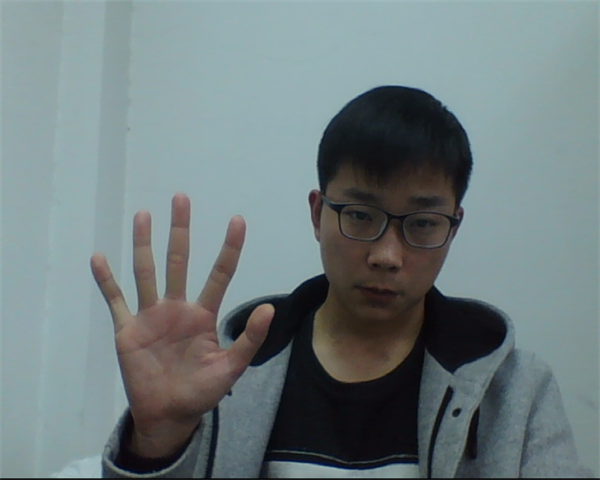
#> input picture picture/pic_2.bmp, 600 x 480 px, found by its file name
$ python test.py   (older library calls are emulated)
#> lines starting #> are read from the running program, lines starting #| are printed output that depends on the picture; after the words box and inside, x2 and y2 are one past the last pixel; in counts of white or black regions, pixels touching at a corner belong together
import cv2
import numpy as np
import os


def process_img(frame):
	#Processing pictures to extract contours
	frame_hsv = cv2.cvtColor(frame,cv2.COLOR_BGR2HSV)
	hand_lower = np.array([0,41,69])
	hand_upper = np.array([30,152,220])
	mask = cv2.inRange(frame_hsv,hand_lower,hand_upper)
	ret,mask = cv2.threshold(mask,127,255,0)
	kernel = np.ones((7,7),np.uint8)
	mask = cv2.morphologyEx(mask,cv2.MORPH_OPEN,kernel)
	mask = cv2.morphologyEx(mask,cv2.MORPH_CLOSE,kernel)
	mask = cv2.bilateralFilter(mask,5,75,75)
	return mask

def find_gra_centre(hull):
	#Obtain the center of gravity of the object to be detected
	x = 0
	y = 0
	for i in range(hull.shape[0]):
		x = x + hull[i][0][0]
		y = y + hull[i][0][1]
	gra_x = int(x/hull.shape[0])
	gra_y = int(y/hull.shape[0])
	gra_centre = (gra_x, gra_y)
	return gra_centre

def find_range_hull(hull):
	#Get the boundary of convex hull
	hull_array = np.array(hull)
	hull_array_t = hull_array[:,0,:]
	x_min ,y_min = np.min(hull_array_t,axis=0)
	x_max ,y_max = np.max(hull_array_t,axis=0)
	img_range = [x_min,y_min, x_max,  y_max]
	return img_range

def draw_rectangle(img, img_range):
	#draw rectangle to extract object
	border_x =  int((img_range[2] - img_range[0])/6)
	border_y =  int((img_range[3] - img_range[1])/6)
	x_min = img_range[0] - border_x
	y_min = img_range[1] - border_y
	x_max = img_range[2] + border_x
	y_max = img_range[3] + border_y
	cv2.rectangle(img,(x_min, y_min),(x_max, y_max), (0,255,0))

def get_max_contour(contours):
	#obtain the maximum contour
	max=0
	ci = 0
	for i in range(len(contours)):                              #
		cnt = contours[i]                                   #
		area = cv2.contourArea(cnt)                         #
		if area>max:                                        #
			max = area                                      #
			ci = i                                          #
		cnt = contours[ci]
	return cnt

def draw_convexitydefects(cnt):
	#find the convexity defects and draw circle to sign them
	hull = cv2.convexHull(cnt, returnPoints= False)
	defects = cv2.convexityDefects(cnt,hull)
	global count
	for i in range(defects.shape[0]):
		s,e,f,d = defects[i,0]
		#if d > 14000 and d<28000:
		start = tuple(cnt[s][0])
		end = tuple(cnt[e][0])
		far = tuple(cnt[f][0])
		cv2.circle(frame,far,5,[0,0,255],-1)
		count += 1

def getROI(frame, img_range, size):
	#get the region of interest of a picture and resize its zise
	border_x =  int((img_range[2] - img_range[0])/6)
	border_y =  int((img_range[3] - img_range[1])/6)
	x_min = img_range[0] - border_x
	y_min = img_range[1] - border_y
	x_max = img_range[2] + border_x
	y_max = img_range[3] + border_y
	ROI = frame[y_min:y_max,x_min:x_max]
	ROI = cv2.resize(ROI, (size[0], size[1]))
	return ROI


frame = cv2.imread('D:\\GitHub\\gesture_tracking\\picture\\pic_2.bmp')
#> frame is the input picture: shape (480, 600, 3); mean B, G, R 126.4, 124.9, 111.7
mask = process_img(frame)
#> in process_img, `frame_hsv = cv2.cvtColor(frame,cv2.COLOR_BGR2HSV)`: frame_hsv: shape (480, 600, 3); mean H, S, V 84.4, 49.3, 130
#> in process_img, `mask = cv2.inRange(frame_hsv,hand_lower,hand_upper)`:
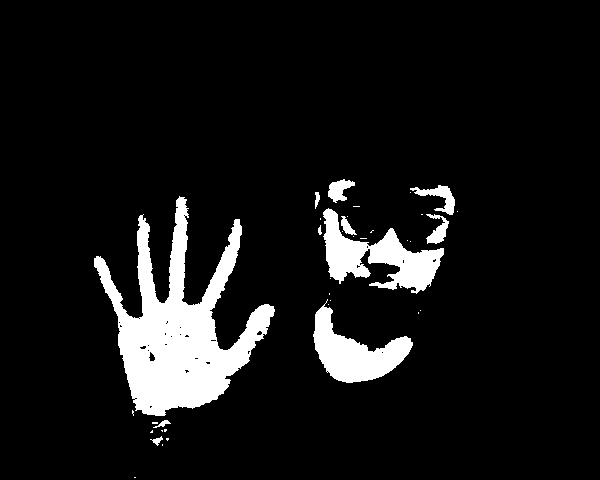
#> mask: shape (480, 600); 8.8% white; 37 white regions (26 under 20 px), largest, box (x1, y1, x2, y2) and area: (94, 196, 275, 416) 15655, (323, 208, 444, 294) 4359, (313, 299, 413, 383) 3643
#> in process_img, `mask = cv2.morphologyEx(mask,cv2.MORPH_OPEN,kernel)`: mask: shape (480, 600); 8.2% white; 7 white regions, largest, box (x1, y1, x2, y2) and area: (94, 199, 274, 416) 15270, (314, 308, 411, 383) 3575, (369, 231, 442, 290) 2249
#> in process_img, `mask = cv2.morphologyEx(mask,cv2.MORPH_CLOSE,kernel)`:
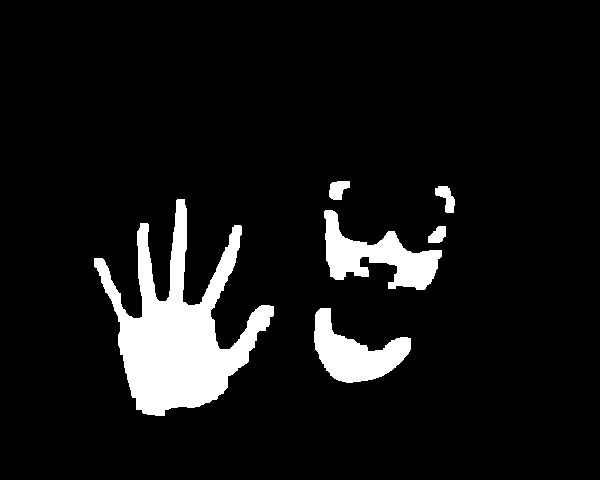
#> mask: shape (480, 600); 8.3% white; 6 white regions

_,contours,_ = cv2.findContours(mask,cv2.RETR_TREE,cv2.CHAIN_APPROX_SIMPLE)
#> contours = 6 contours; box (x1, y1, x2, y2) and area: (94, 199, 274, 416) 14876, (324, 210, 442, 290) 3918, (314, 308, 411, 383) 3434, (435, 186, 455, 213) 262, (329, 181, 350, 200) 254, (428, 226, 446, 243) 194

cnt = get_max_contour(contours)
#> the loop in get_max_contour, `for i in range(len(contours)):` made 6 passes
#> (area, max) on passes 1, 3, 4: (3434.5, 3434.5), (3917.5, 3917.5), (14875.5, 14875.5)
#> area on passes 2, 5, 6: 194.5, 261.5, 254.5
#> after the loop in get_max_contour, `for i in range(len(contours)):`: ci = 3; max = 14875.5
#> cnt = contour of 391 points, box (x1, y1, x2, y2) (94, 199, 274, 416), area 14876

epsilon = 0.25*cv2.arcLength(cnt,True)
#> epsilon = 312.9

approx = cv2.approxPolyDP(cnt,epsilon,True)
#> approx = [[184, 199]]

hull = cv2.convexHull(cnt,returnPoints=True)
#> hull = contour of 22 points, box (x1, y1, x2, y2) (94, 199, 274, 416), area 26829

gra_centre = find_gra_centre(hull)
#> the loop in find_gra_centre, `for i in range(hull.shape[0]):` made 22 passes
#> (x, y) on passes 1 to 12: (184, 199), (424, 424), (665, 650), (938, 956), (1211, 1271), (1480, 1595), (1748, 1921), (1996, 2282), (2219, 2675), (2435, 3074), (2644, 3476), (2843, 3882)
#> after the loop in find_gra_centre, `for i in range(hull.shape[0]):`: x = 4224; y = 7289
#> in find_gra_centre, `gra_x = int(x/hull.shape[0])`: gra_x = 192
#> in find_gra_centre, `gra_y = int(y/hull.shape[0])`: gra_y = 331
#> in find_gra_centre, `gra_centre = (gra_x, gra_y)`: gra_centre = (192, 331)
#> gra_centre = (192, 331)
cv2.circle(frame, gra_centre,8,[0,0,255],-1)
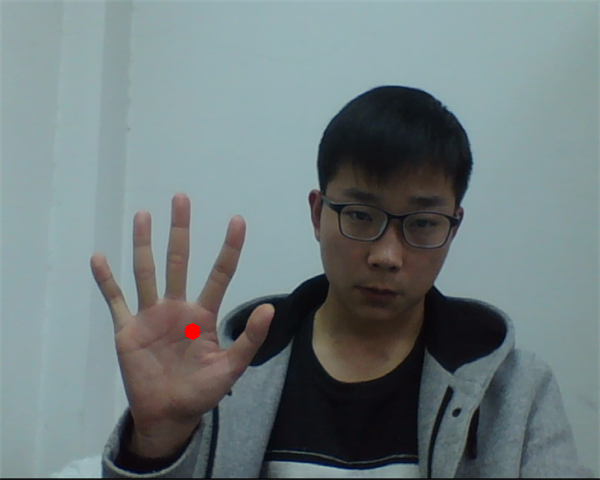
#> frame: shape (480, 600, 3); 0.07% of pixels changed, all inside (x1, y1, x2, y2) = (184, 323, 201, 340)

img_range = find_range_hull(hull)
#> in find_range_hull, `hull_array = np.array(hull)`: hull_array has the same summary as hull outside find_range_hull
#> in find_range_hull, `hull_array_t = hull_array[:,0,:]`: hull_array_t = 22 rows, first 8: [184, 199], [240, 225], [241, 226], [273, 306], [273, 315], [269, 324], [268, 326], [248, 361]
#> in find_range_hull, `x_min ,y_min = np.min(hull_array_t,axis=0)`: x_min = 94; y_min = 199
#> in find_range_hull, `x_max ,y_max = np.max(hull_array_t,axis=0)`: x_max = 273; y_max = 415
#> in find_range_hull, `img_range = [x_min,y_min, x_max,  y_max]`: img_range = [94, 199, 273, 415]
#> img_range = [94, 199, 273, 415]
draw_rectangle(frame, img_range)
#> in draw_rectangle, `border_x =  int((img_range[2] - img_range[0])/6)`: border_x = 29
#> in draw_rectangle, `border_y =  int((img_range[3] - img_range[1])/6)`: border_y = 36
#> in draw_rectangle, `x_min = img_range[0] - border_x`: x_min = 65
#> in draw_rectangle, `y_min = img_range[1] - border_y`: y_min = 163
#> in draw_rectangle, `x_max = img_range[2] + border_x`: x_max = 302
#> in draw_rectangle, `y_max = img_range[3] + border_y`: y_max = 451

ROI = getROI(frame, img_range, (60,60))
#> in getROI, `border_x =  int((img_range[2] - img_range[0])/6)`: border_x = 29
#> in getROI, `border_y =  int((img_range[3] - img_range[1])/6)`: border_y = 36
#> in getROI, `x_min = img_range[0] - border_x`: x_min = 65
#> in getROI, `y_min = img_range[1] - border_y`: y_min = 163
#> in getROI, `x_max = img_range[2] + border_x`: x_max = 302
#> in getROI, `y_max = img_range[3] + border_y`: y_max = 451
#> in getROI, `ROI = frame[y_min:y_max,x_min:x_max]`:
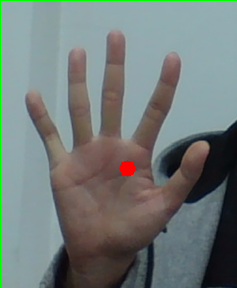
#> ROI: shape (288, 237, 3); mean B, G, R 121, 122.3, 114.3
#> in getROI, `ROI = cv2.resize(ROI, (size[0], size[1]))`:
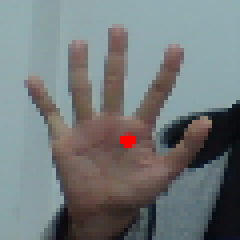
#> ROI: shape (60, 60, 3) (shown 4 times larger); mean B, G, R 122.2, 121.5, 115.3
cv2.imshow('1', ROI)

cv2.drawContours(frame,[cnt],0,(255,0,0),3)
cv2.drawContours(frame,[hull],0,(0,255,0),3)
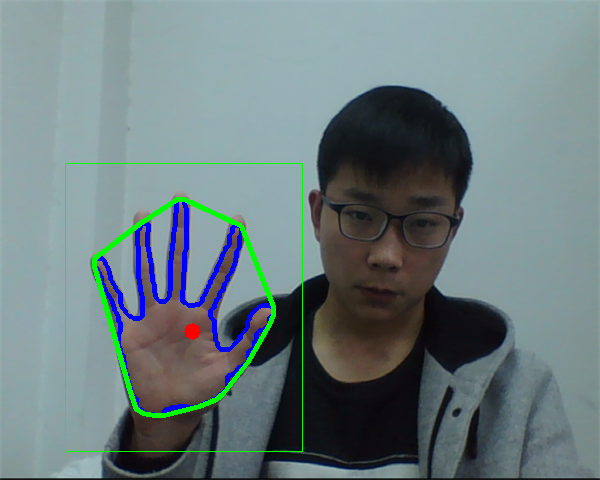
#> frame: shape (480, 600, 3); mean B, G, R 127.4, 125.5, 108.6

count = 0
draw_convexitydefects(cnt)
#> in draw_convexitydefects, `hull = cv2.convexHull(cnt, returnPoints= False)`: hull = 22 values, max 390 at index 0, min 0 at index 21, mean 191.8
#> in draw_convexitydefects, `defects = cv2.convexityDefects(cnt,hull)`: defects = 17 rows, first 6: [0, 44, 19, 20235], [44, 98, 60, 19306], [99, 161, 135, 2446], [161, 166, 165, 947], [166, 170, 167, 635], [170, 172, 171, 186]
#> the loop in draw_convexitydefects, `for i in range(defects.shape[0]):` made 17 passes
#> (s, e, f, d, start, end, far) on passes 1 to 12: (0, 44, 19, 20235, (177, 199), (140, 223), (165, 301)), (44, 98, 60, 19306, (140, 223), (94, 258), (141, 317)), (99, 161, 135, 2446, (94, 266), (131, 395), (120, 322)), (161, 166, 165, 947, (131, 395), (136, 409), (136, 398)), (166, 170, 167, 635, (136, 409), (143, 413), (141, 409)), (170, 172, 171, 186, (143, 413), (147, 414), (146, 413)), (172, 174, 173, 222, (147, 414), (155, 415), (154, 414)), (175, 188, 181, 1537, (164, 415), (199, 406), (171, 407)), (188, 192, 191, 380, (199, 406), (209, 402), (205, 402)), (192, 194, 193, 403, (209, 402), (216, 399), (212, 399)), (194, 200, 197, 472, (216, 399), (223, 393), (219, 394)), (200, 217, 203, 1872, (223, 393), (248, 361), (227, 376))
#> after the loop in draw_convexitydefects, `for i in range(defects.shape[0]):`:
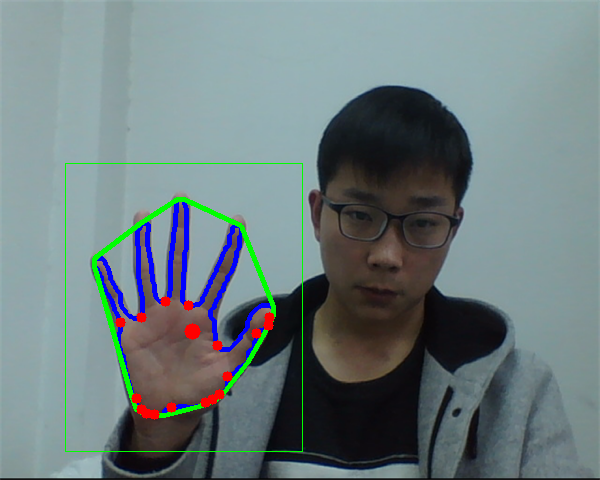
#> frame: shape (480, 600, 3); 0.46% of pixels changed, all inside (x1, y1, x2, y2) = (115, 296, 275, 420)
#> after the loop in draw_convexitydefects, `for i in range(defects.shape[0]):`: count = 17
print(count)
#| 17

#font = cv2.FONT_HERSHEY_COMPLEX
#cv2.putText(frame,str(count+1),(100,100),font,1,(0,0,255),1)
cv2.imshow('frame',frame)

cv2.waitKey(0)
cv2.destroyAllWindows()

$ run again, with picture/pic_3.bmp copied over picture/pic_2.bmp
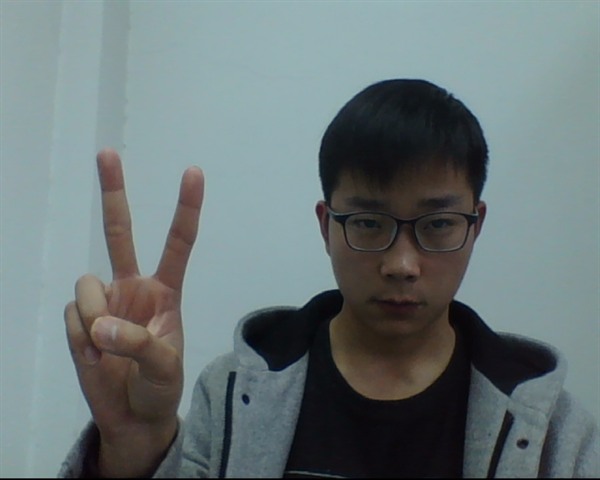
#> input picture picture/pic_3.bmp, 600 x 480 px, found by its file name
#> frame is the input picture: shape (480, 600, 3); mean B, G, R 119.6, 118.8, 106.4
#> frame_hsv: shape (480, 600, 3); mean H, S, V 82.9, 51.7, 123.8
#> in process_img, `mask = cv2.morphologyEx(mask,cv2.MORPH_CLOSE,kernel)`:
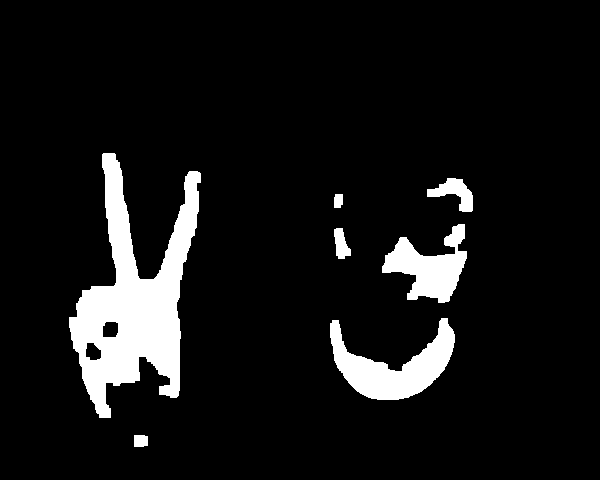
#> mask: shape (480, 600); 8.4% white; 7 white regions
#> contours = 9 contours; largest, box (x1, y1, x2, y2) and area: (69, 153, 201, 418) 14872, (330, 318, 455, 400) 4428, (382, 224, 467, 303) 3144, (427, 178, 473, 212) 672, (334, 228, 351, 259) 302
#> the loop in get_max_contour, `for i in range(len(contours)):` made 9 passes
#> (area, max) on passes 1, 2, 7: (137, 137), (4428, 4428), (14872.5, 14872.5)
#> after the loop in get_max_contour, `for i in range(len(contours)):`: ci = 6; max = 14872.5
#> cnt = contour of 308 points, box (x1, y1, x2, y2) (69, 153, 201, 418), area 14872
#> epsilon = 268.5
#> approx = [[103, 153]]
#> `hull = cv2.convexHull(cnt,returnPoints=True)`: hull = contour of 20 points, box (x1, y1, x2, y2) (69, 153, 201, 418), area 26571
#> the loop in find_gra_centre, `for i in range(hull.shape[0]):` made 20 passes
#> (x, y) on passes 1 to 8: (114, 153), (311, 324), (510, 496), (710, 669), (910, 851), (1108, 1062), (1287, 1452), (1465, 1847)
#> after the loop in find_gra_centre, `for i in range(hull.shape[0]):`: x = 2605; y = 5905
#> gra_x = 130
#> gra_y = 295
#> in find_gra_centre, `gra_centre = (gra_x, gra_y)`: gra_centre = (130, 295)
#> hull_array has the same summary as hull outside find_range_hull
#> hull_array_t = 20 rows, first 8: [114, 153], [197, 171], [199, 172], [200, 173], [200, 182], [198, 211], [179, 390], [178, 395]
#> in find_range_hull, `x_min ,y_min = np.min(hull_array_t,axis=0)`: x_min = 69; y_min = 153
#> in find_range_hull, `x_max ,y_max = np.max(hull_array_t,axis=0)`: x_max = 200; y_max = 417
#> in find_range_hull, `img_range = [x_min,y_min, x_max,  y_max]`: img_range = [69, 153, 200, 417]
#> in draw_rectangle, `border_x =  int((img_range[2] - img_range[0])/6)`: border_x = 21
#> in draw_rectangle, `border_y =  int((img_range[3] - img_range[1])/6)`: border_y = 44
#> in draw_rectangle, `x_min = img_range[0] - border_x`: x_min = 48
#> in draw_rectangle, `y_min = img_range[1] - border_y`: y_min = 109
#> in draw_rectangle, `x_max = img_range[2] + border_x`: x_max = 221
#> in draw_rectangle, `y_max = img_range[3] + border_y`: y_max = 461
#> in getROI, `border_x =  int((img_range[2] - img_range[0])/6)`: border_x = 21
#> in getROI, `border_y =  int((img_range[3] - img_range[1])/6)`: border_y = 44
#> in getROI, `x_min = img_range[0] - border_x`: x_min = 48
#> in getROI, `y_min = img_range[1] - border_y`: y_min = 109
#> in getROI, `x_max = img_range[2] + border_x`: x_max = 221
#> in getROI, `y_max = img_range[3] + border_y`: y_max = 461
#> in draw_convexitydefects, `hull = cv2.convexHull(cnt, returnPoints= False)`: hull = 20 values, max 307 at index 0, min 0 at index 19, mean 119.2
#> defects = 13 rows, first 6: [1, 47, 26, 10015], [48, 52, 51, 295], [52, 54, 53, 389], [54, 65, 60, 1103], [65, 79, 78, 365], [79, 86, 83, 626]
#> the loop in draw_convexitydefects, `for i in range(defects.shape[0]):` made 13 passes
#> (s, e, f, d, start, end, far) on passes 1 to 7: (1, 47, 26, 10015, (102, 154), (69, 317), (116, 282)), (48, 52, 51, 295, (69, 327), (71, 339), (71, 332)), (52, 54, 53, 389, (71, 339), (73, 348), (73, 341)), (54, 65, 60, 1103, (73, 348), (82, 378), (79, 353)), (65, 79, 78, 365, (82, 378), (90, 399), (90, 395)), (79, 86, 83, 626, (90, 399), (96, 412), (95, 404)), (86, 90, 89, 395, (96, 412), (99, 417), (99, 414))
#> after the loop in draw_convexitydefects, `for i in range(defects.shape[0]):`:
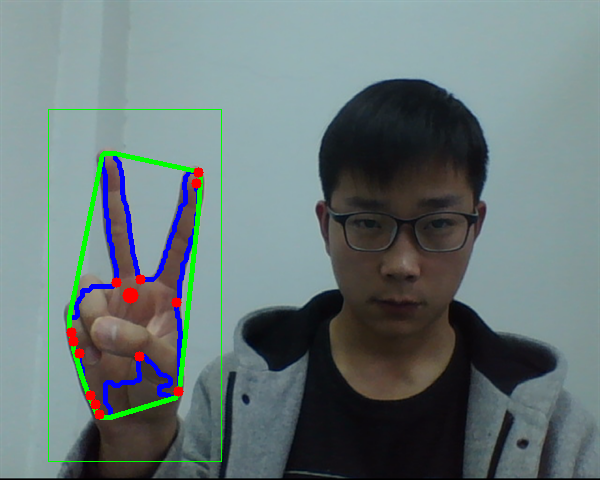
#> frame: shape (480, 600, 3); mean B, G, R 119.7, 119.1, 104.2
#> after the loop in draw_convexitydefects, `for i in range(defects.shape[0]):`: count = 13
#| 13

$ run again, with picture/pic_4.bmp copied over picture/pic_2.bmp
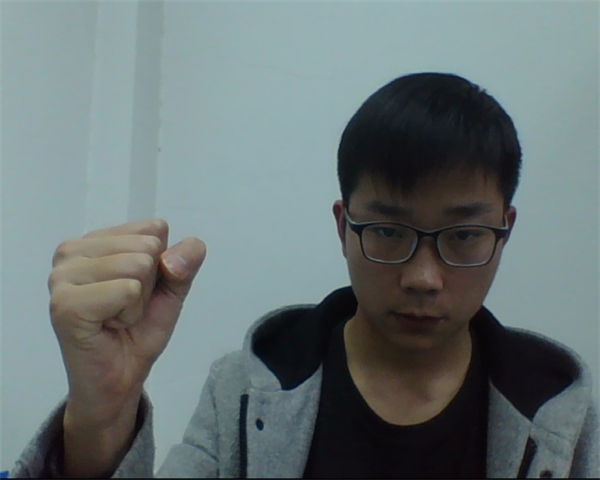
#> input picture picture/pic_4.bmp, 600 x 480 px, found by its file name
#> frame is the input picture: shape (480, 600, 3); mean B, G, R 116.9, 116.3, 104.4
#> frame_hsv: shape (480, 600, 3); mean H, S, V 83, 51.7, 121.1
#> in process_img, `mask = cv2.morphologyEx(mask,cv2.MORPH_CLOSE,kernel)`:
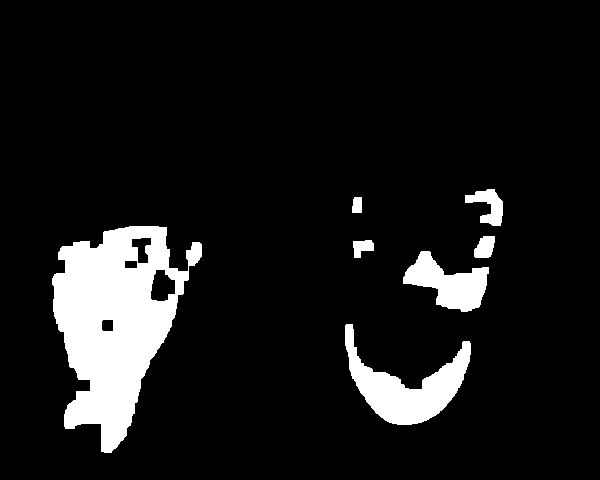
#> mask: shape (480, 600); 9.6% white; 7 white regions
#> contours = 11 contours; largest, box (x1, y1, x2, y2) and area: (52, 226, 202, 453) 19038, (345, 324, 471, 425) 4759, (403, 251, 489, 312) 2564, (465, 189, 503, 226) 654, (150, 269, 176, 302) 599
#> the loop in get_max_contour, `for i in range(len(contours)):` made 11 passes
#> (area, max, ci) on passes 1, 5: (4759, 4759, 0), (19037.5, 19037.5, 4)
#> after the loop in get_max_contour, `for i in range(len(contours)):`: ci = 4; max = 19037.5
#> cnt = contour of 226 points, box (x1, y1, x2, y2) (52, 226, 202, 453), area 19038
#> epsilon = 205.8
#> approx = [[166, 227], [104, 452]]
#> `hull = cv2.convexHull(cnt,returnPoints=True)`: hull = contour of 23 points, box (x1, y1, x2, y2) (52, 226, 202, 453), area 22791
#> the loop in find_gra_centre, `for i in range(hull.shape[0]):` made 23 passes
#> (x, y) on passes 1 to 8: (158, 226), (324, 453), (523, 695), (724, 939), (925, 1195), (1051, 1630), (1174, 2069), (1291, 2515)
#> after the loop in find_gra_centre, `for i in range(hull.shape[0]):`: x = 2497; y = 7270
#> gra_x = 108
#> gra_y = 316
#> in find_gra_centre, `gra_centre = (gra_x, gra_y)`: gra_centre = (108, 316)
#> hull_array has the same summary as hull outside find_range_hull
#> hull_array_t = 23 rows, first 8: [158, 226], [166, 227], [199, 242], [201, 244], [201, 256], [126, 435], [123, 439], [117, 446]
#> in find_range_hull, `x_min ,y_min = np.min(hull_array_t,axis=0)`: x_min = 52; y_min = 226
#> in find_range_hull, `x_max ,y_max = np.max(hull_array_t,axis=0)`: x_max = 201; y_max = 452
#> in find_range_hull, `img_range = [x_min,y_min, x_max,  y_max]`: img_range = [52, 226, 201, 452]
#> in draw_rectangle, `border_x =  int((img_range[2] - img_range[0])/6)`: border_x = 24
#> in draw_rectangle, `border_y =  int((img_range[3] - img_range[1])/6)`: border_y = 37
#> in draw_rectangle, `x_min = img_range[0] - border_x`: x_min = 28
#> in draw_rectangle, `y_min = img_range[1] - border_y`: y_min = 189
#> in draw_rectangle, `x_max = img_range[2] + border_x`: x_max = 225
#> in draw_rectangle, `y_max = img_range[3] + border_y`: y_max = 489
#> in getROI, `border_x =  int((img_range[2] - img_range[0])/6)`: border_x = 24
#> in getROI, `border_y =  int((img_range[3] - img_range[1])/6)`: border_y = 37
#> in getROI, `x_min = img_range[0] - border_x`: x_min = 28
#> in getROI, `y_min = img_range[1] - border_y`: y_min = 189
#> in getROI, `x_max = img_range[2] + border_x`: x_max = 225
#> in getROI, `y_max = img_range[3] + border_y`: y_max = 489
#> in draw_convexitydefects, `hull = cv2.convexHull(cnt, returnPoints= False)`: hull = 23 values, max 225 at index 0, min 0 at index 22, mean 93.3
#> defects = 17 rows, first 6: [0, 4, 3, 275], [4, 10, 7, 286], [10, 22, 16, 3417], [22, 25, 24, 875], [26, 28, 27, 229], [28, 40, 32, 2897]
#> the loop in draw_convexitydefects, `for i in range(defects.shape[0]):` made 17 passes
#> (s, e, f, d, start, end, far) on passes 1 to 8: (0, 4, 3, 275, (129, 226), (118, 228), (124, 228)), (4, 10, 7, 286, (118, 228), (104, 231), (114, 230)), (10, 22, 16, 3417, (104, 231), (73, 242), (96, 248)), (22, 25, 24, 875, (73, 242), (62, 246), (72, 246)), (26, 28, 27, 229, (60, 248), (58, 252), (60, 250)), (28, 40, 32, 2897, (58, 252), (52, 278), (65, 272)), (41, 45, 42, 493, (52, 284), (53, 311), (54, 286)), (45, 94, 80, 7747, (53, 311), (64, 426), (90, 380))
#> after the loop in draw_convexitydefects, `for i in range(defects.shape[0]):`:
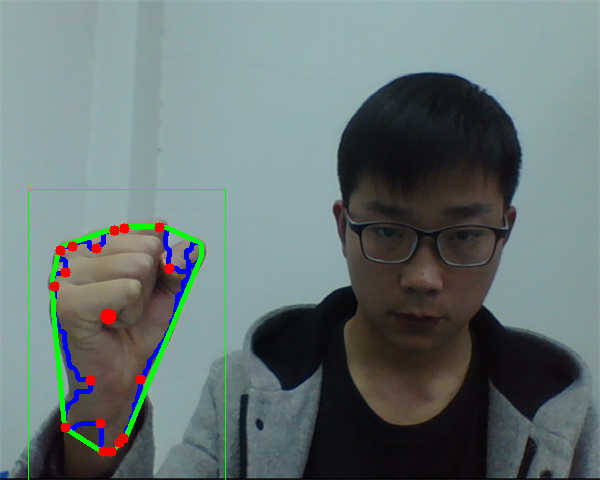
#> frame: shape (480, 600, 3); mean B, G, R 116.3, 116.7, 103.2
#> after the loop in draw_convexitydefects, `for i in range(defects.shape[0]):`: count = 17
#| 17
